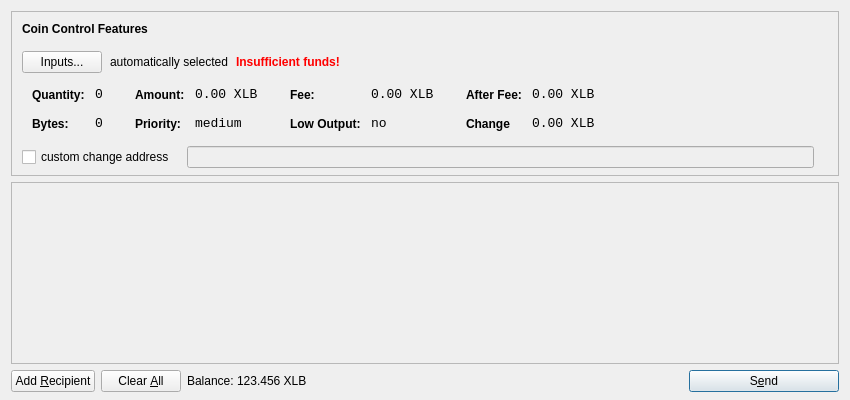
<?xml version="1.0" encoding="UTF-8"?>
<ui version="4.0">
 <class>SendCoinsDialog</class>
 <widget class="QDialog" name="SendCoinsDialog">
  <property name="geometry">
   <rect>
    <x>0</x>
    <y>0</y>
    <width>850</width>
    <height>400</height>
   </rect>
  </property>
  <property name="windowTitle">
   <string>Send Coins</string>
  </property>
  <layout class="QVBoxLayout" name="verticalLayout" stretch="0,1,0">
   <property name="bottomMargin">
    <number>8</number>
   </property>
   <item>
    <widget class="QFrame" name="frameCoinControl">
     <property name="sizePolicy">
      <sizepolicy hsizetype="Expanding" vsizetype="Expanding">
       <horstretch>0</horstretch>
       <verstretch>0</verstretch>
      </sizepolicy>
     </property>
     <property name="maximumSize">
      <size>
       <width>16777215</width>
       <height>16777215</height>
      </size>
     </property>
     <property name="frameShape">
      <enum>QFrame::StyledPanel</enum>
     </property>
     <property name="frameShadow">
      <enum>QFrame::Sunken</enum>
     </property>
     <layout class="QVBoxLayout" name="verticalLayoutCoinControl2">
      <property name="spacing">
       <number>-1</number>
      </property>
      <property name="leftMargin">
       <number>0</number>
      </property>
      <property name="topMargin">
       <number>0</number>
      </property>
      <property name="rightMargin">
       <number>0</number>
      </property>
      <property name="bottomMargin">
       <number>6</number>
      </property>
      <item>
       <layout class="QVBoxLayout" name="verticalLayoutCoinControl" stretch="0,0,0,0,1">
        <property name="spacing">
         <number>0</number>
        </property>
        <property name="leftMargin">
         <number>10</number>
        </property>
        <property name="topMargin">
         <number>10</number>
        </property>
        <item>
         <layout class="QHBoxLayout" name="horizontalLayoutCoinControl1">
          <property name="bottomMargin">
           <number>15</number>
          </property>
          <item>
           <widget class="QLabel" name="labelCoinControlFeatures">
            <property name="sizePolicy">
             <sizepolicy hsizetype="Preferred" vsizetype="Maximum">
              <horstretch>0</horstretch>
              <verstretch>0</verstretch>
             </sizepolicy>
            </property>
            <property name="font">
             <font>
              <weight>75</weight>
              <bold>true</bold>
             </font>
            </property>
            <property name="styleSheet">
             <string notr="true">font-weight:bold;</string>
            </property>
            <property name="text">
             <string>Coin Control Features</string>
            </property>
           </widget>
          </item>
         </layout>
        </item>
        <item>
         <layout class="QHBoxLayout" name="horizontalLayoutCoinControl2" stretch="0,0,0,0">
          <property name="spacing">
           <number>8</number>
          </property>
          <property name="bottomMargin">
           <number>10</number>
          </property>
          <item>
           <widget class="QPushButton" name="pushButtonCoinControl">
            <property name="styleSheet">
             <string notr="true"/>
            </property>
            <property name="text">
             <string>Inputs...</string>
            </property>
           </widget>
          </item>
          <item>
           <widget class="QLabel" name="labelCoinControlAutomaticallySelected">
            <property name="text">
             <string>automatically selected</string>
            </property>
            <property name="margin">
             <number>5</number>
            </property>
           </widget>
          </item>
          <item>
           <widget class="QLabel" name="labelCoinControlInsuffFunds">
            <property name="font">
             <font>
              <weight>75</weight>
              <bold>true</bold>
             </font>
            </property>
            <property name="styleSheet">
             <string notr="true">color:red;font-weight:bold;</string>
            </property>
            <property name="text">
             <string>Insufficient funds!</string>
            </property>
            <property name="margin">
             <number>5</number>
            </property>
           </widget>
          </item>
          <item>
           <spacer name="horizontalSpacerCoinControl">
            <property name="orientation">
             <enum>Qt::Horizontal</enum>
            </property>
            <property name="sizeHint" stdset="0">
             <size>
              <width>40</width>
              <height>1</height>
             </size>
            </property>
           </spacer>
          </item>
         </layout>
        </item>
        <item>
         <widget class="QWidget" name="widgetCoinControl" native="true">
          <property name="sizePolicy">
           <sizepolicy hsizetype="Preferred" vsizetype="Preferred">
            <horstretch>0</horstretch>
            <verstretch>0</verstretch>
           </sizepolicy>
          </property>
          <property name="minimumSize">
           <size>
            <width>0</width>
            <height>0</height>
           </size>
          </property>
          <property name="styleSheet">
           <string notr="true"/>
          </property>
          <layout class="QHBoxLayout" name="horizontalLayoutCoinControl5">
           <property name="margin">
            <number>0</number>
           </property>
           <item>
            <layout class="QHBoxLayout" name="horizontalLayoutCoinControl3" stretch="0,0,0,1">
             <property name="spacing">
              <number>20</number>
             </property>
             <property name="topMargin">
              <number>0</number>
             </property>
             <property name="bottomMargin">
              <number>10</number>
             </property>
             <item>
              <layout class="QFormLayout" name="formLayoutCoinControl1">
               <property name="horizontalSpacing">
                <number>10</number>
               </property>
               <property name="verticalSpacing">
                <number>14</number>
               </property>
               <property name="leftMargin">
                <number>10</number>
               </property>
               <property name="topMargin">
                <number>4</number>
               </property>
               <property name="rightMargin">
                <number>6</number>
               </property>
               <item row="0" column="0">
                <widget class="QLabel" name="labelCoinControlQuantityText">
                 <property name="styleSheet">
                  <string notr="true">font-weight:bold;</string>
                 </property>
                 <property name="text">
                  <string>Quantity:</string>
                 </property>
                 <property name="margin">
                  <number>0</number>
                 </property>
                </widget>
               </item>
               <item row="0" column="1">
                <widget class="QLabel" name="labelCoinControlQuantity">
                 <property name="font">
                  <font>
                   <family>Monospace</family>
                   <pointsize>10</pointsize>
                  </font>
                 </property>
                 <property name="cursor">
                  <cursorShape>IBeamCursor</cursorShape>
                 </property>
                 <property name="contextMenuPolicy">
                  <enum>Qt::ActionsContextMenu</enum>
                 </property>
                 <property name="text">
                  <string>0</string>
                 </property>
                 <property name="margin">
                  <number>0</number>
                 </property>
                 <property name="textInteractionFlags">
                  <set>Qt::LinksAccessibleByMouse|Qt::TextSelectableByKeyboard|Qt::TextSelectableByMouse</set>
                 </property>
                </widget>
               </item>
               <item row="1" column="0">
                <widget class="QLabel" name="labelCoinControlBytesText">
                 <property name="styleSheet">
                  <string notr="true">font-weight:bold;</string>
                 </property>
                 <property name="text">
                  <string>Bytes:</string>
                 </property>
                </widget>
               </item>
               <item row="1" column="1">
                <widget class="QLabel" name="labelCoinControlBytes">
                 <property name="font">
                  <font>
                   <family>Monospace</family>
                   <pointsize>10</pointsize>
                  </font>
                 </property>
                 <property name="cursor">
                  <cursorShape>IBeamCursor</cursorShape>
                 </property>
                 <property name="contextMenuPolicy">
                  <enum>Qt::ActionsContextMenu</enum>
                 </property>
                 <property name="text">
                  <string>0</string>
                 </property>
                 <property name="textInteractionFlags">
                  <set>Qt::LinksAccessibleByMouse|Qt::TextSelectableByKeyboard|Qt::TextSelectableByMouse</set>
                 </property>
                </widget>
               </item>
              </layout>
             </item>
             <item>
              <layout class="QFormLayout" name="formLayoutCoinControl2">
               <property name="horizontalSpacing">
                <number>10</number>
               </property>
               <property name="verticalSpacing">
                <number>14</number>
               </property>
               <property name="leftMargin">
                <number>6</number>
               </property>
               <property name="topMargin">
                <number>4</number>
               </property>
               <property name="rightMargin">
                <number>6</number>
               </property>
               <item row="0" column="0">
                <widget class="QLabel" name="labelCoinControlAmountText">
                 <property name="styleSheet">
                  <string notr="true">font-weight:bold;</string>
                 </property>
                 <property name="text">
                  <string>Amount:</string>
                 </property>
                 <property name="margin">
                  <number>0</number>
                 </property>
                </widget>
               </item>
               <item row="0" column="1">
                <widget class="QLabel" name="labelCoinControlAmount">
                 <property name="font">
                  <font>
                   <family>Monospace</family>
                   <pointsize>10</pointsize>
                  </font>
                 </property>
                 <property name="cursor">
                  <cursorShape>IBeamCursor</cursorShape>
                 </property>
                 <property name="contextMenuPolicy">
                  <enum>Qt::ActionsContextMenu</enum>
                 </property>
                 <property name="text">
                  <string>0.00 XLB</string>
                 </property>
                 <property name="textInteractionFlags">
                  <set>Qt::LinksAccessibleByMouse|Qt::TextSelectableByKeyboard|Qt::TextSelectableByMouse</set>
                 </property>
                </widget>
               </item>
               <item row="1" column="0">
                <widget class="QLabel" name="labelCoinControlPriorityText">
                 <property name="styleSheet">
                  <string notr="true">font-weight:bold;</string>
                 </property>
                 <property name="text">
                  <string>Priority:</string>
                 </property>
                </widget>
               </item>
               <item row="1" column="1">
                <widget class="QLabel" name="labelCoinControlPriority">
                 <property name="font">
                  <font>
                   <family>Monospace</family>
                   <pointsize>10</pointsize>
                  </font>
                 </property>
                 <property name="cursor">
                  <cursorShape>IBeamCursor</cursorShape>
                 </property>
                 <property name="contextMenuPolicy">
                  <enum>Qt::ActionsContextMenu</enum>
                 </property>
                 <property name="text">
                  <string>medium</string>
                 </property>
                 <property name="textInteractionFlags">
                  <set>Qt::LinksAccessibleByMouse|Qt::TextSelectableByKeyboard|Qt::TextSelectableByMouse</set>
                 </property>
                </widget>
               </item>
              </layout>
             </item>
             <item>
              <layout class="QFormLayout" name="formLayoutCoinControl3">
               <property name="horizontalSpacing">
                <number>10</number>
               </property>
               <property name="verticalSpacing">
                <number>14</number>
               </property>
               <property name="leftMargin">
                <number>6</number>
               </property>
               <property name="topMargin">
                <number>4</number>
               </property>
               <property name="rightMargin">
                <number>6</number>
               </property>
               <item row="0" column="0">
                <widget class="QLabel" name="labelCoinControlFeeText">
                 <property name="styleSheet">
                  <string notr="true">font-weight:bold;</string>
                 </property>
                 <property name="text">
                  <string>Fee:</string>
                 </property>
                 <property name="margin">
                  <number>0</number>
                 </property>
                </widget>
               </item>
               <item row="0" column="1">
                <widget class="QLabel" name="labelCoinControlFee">
                 <property name="font">
                  <font>
                   <family>Monospace</family>
                   <pointsize>10</pointsize>
                  </font>
                 </property>
                 <property name="cursor">
                  <cursorShape>IBeamCursor</cursorShape>
                 </property>
                 <property name="contextMenuPolicy">
                  <enum>Qt::ActionsContextMenu</enum>
                 </property>
                 <property name="text">
                  <string>0.00 XLB</string>
                 </property>
                 <property name="textInteractionFlags">
                  <set>Qt::LinksAccessibleByMouse|Qt::TextSelectableByKeyboard|Qt::TextSelectableByMouse</set>
                 </property>
                </widget>
               </item>
               <item row="1" column="0">
                <widget class="QLabel" name="labelCoinControlLowOutputText">
                 <property name="styleSheet">
                  <string notr="true">font-weight:bold;</string>
                 </property>
                 <property name="text">
                  <string>Low Output:</string>
                 </property>
                </widget>
               </item>
               <item row="1" column="1">
                <widget class="QLabel" name="labelCoinControlLowOutput">
                 <property name="font">
                  <font>
                   <family>Monospace</family>
                   <pointsize>10</pointsize>
                  </font>
                 </property>
                 <property name="cursor">
                  <cursorShape>IBeamCursor</cursorShape>
                 </property>
                 <property name="contextMenuPolicy">
                  <enum>Qt::ActionsContextMenu</enum>
                 </property>
                 <property name="text">
                  <string>no</string>
                 </property>
                 <property name="textInteractionFlags">
                  <set>Qt::LinksAccessibleByMouse|Qt::TextSelectableByKeyboard|Qt::TextSelectableByMouse</set>
                 </property>
                </widget>
               </item>
              </layout>
             </item>
             <item>
              <layout class="QFormLayout" name="formLayoutCoinControl4">
               <property name="horizontalSpacing">
                <number>10</number>
               </property>
               <property name="verticalSpacing">
                <number>14</number>
               </property>
               <property name="leftMargin">
                <number>6</number>
               </property>
               <property name="topMargin">
                <number>4</number>
               </property>
               <property name="rightMargin">
                <number>6</number>
               </property>
               <item row="0" column="0">
                <widget class="QLabel" name="labelCoinControlAfterFeeText">
                 <property name="styleSheet">
                  <string notr="true">font-weight:bold;</string>
                 </property>
                 <property name="text">
                  <string>After Fee:</string>
                 </property>
                 <property name="margin">
                  <number>0</number>
                 </property>
                </widget>
               </item>
               <item row="0" column="1">
                <widget class="QLabel" name="labelCoinControlAfterFee">
                 <property name="font">
                  <font>
                   <family>Monospace</family>
                   <pointsize>10</pointsize>
                  </font>
                 </property>
                 <property name="cursor">
                  <cursorShape>IBeamCursor</cursorShape>
                 </property>
                 <property name="contextMenuPolicy">
                  <enum>Qt::ActionsContextMenu</enum>
                 </property>
                 <property name="text">
                  <string>0.00 XLB</string>
                 </property>
                 <property name="textInteractionFlags">
                  <set>Qt::LinksAccessibleByMouse|Qt::TextSelectableByKeyboard|Qt::TextSelectableByMouse</set>
                 </property>
                </widget>
               </item>
               <item row="1" column="0">
                <widget class="QLabel" name="labelCoinControlChangeText">
                 <property name="styleSheet">
                  <string notr="true">font-weight:bold;</string>
                 </property>
                 <property name="text">
                  <string>Change</string>
                 </property>
                </widget>
               </item>
               <item row="1" column="1">
                <widget class="QLabel" name="labelCoinControlChange">
                 <property name="font">
                  <font>
                   <family>Monospace</family>
                   <pointsize>10</pointsize>
                  </font>
                 </property>
                 <property name="cursor">
                  <cursorShape>IBeamCursor</cursorShape>
                 </property>
                 <property name="contextMenuPolicy">
                  <enum>Qt::ActionsContextMenu</enum>
                 </property>
                 <property name="text">
                  <string>0.00 XLB</string>
                 </property>
                 <property name="textInteractionFlags">
                  <set>Qt::LinksAccessibleByMouse|Qt::TextSelectableByKeyboard|Qt::TextSelectableByMouse</set>
                 </property>
                </widget>
               </item>
              </layout>
             </item>
            </layout>
           </item>
          </layout>
         </widget>
        </item>
        <item>
         <layout class="QHBoxLayout" name="horizontalLayoutCoinControl4" stretch="0,0,0">
          <property name="spacing">
           <number>12</number>
          </property>
          <property name="sizeConstraint">
           <enum>QLayout::SetDefaultConstraint</enum>
          </property>
          <property name="topMargin">
           <number>5</number>
          </property>
          <property name="rightMargin">
           <number>5</number>
          </property>
          <item>
           <widget class="QCheckBox" name="checkBoxCoinControlChange">
            <property name="text">
             <string>custom change address</string>
            </property>
           </widget>
          </item>
          <item>
           <widget class="QLineEdit" name="lineEditCoinControlChange">
            <property name="enabled">
             <bool>false</bool>
            </property>
            <property name="sizePolicy">
             <sizepolicy hsizetype="Expanding" vsizetype="Fixed">
              <horstretch>0</horstretch>
              <verstretch>0</verstretch>
             </sizepolicy>
            </property>
           </widget>
          </item>
          <item>
           <widget class="QLabel" name="labelCoinControlChangeLabel">
            <property name="sizePolicy">
             <sizepolicy hsizetype="Preferred" vsizetype="Expanding">
              <horstretch>0</horstretch>
              <verstretch>0</verstretch>
             </sizepolicy>
            </property>
            <property name="minimumSize">
             <size>
              <width>0</width>
              <height>0</height>
             </size>
            </property>
            <property name="text">
             <string/>
            </property>
            <property name="margin">
             <number>3</number>
            </property>
           </widget>
          </item>
         </layout>
        </item>
        <item>
         <spacer name="verticalSpacerCoinControl">
          <property name="orientation">
           <enum>Qt::Vertical</enum>
          </property>
          <property name="sizeHint" stdset="0">
           <size>
            <width>800</width>
            <height>1</height>
           </size>
          </property>
         </spacer>
        </item>
       </layout>
      </item>
     </layout>
    </widget>
   </item>
   <item>
    <widget class="QScrollArea" name="scrollArea">
     <property name="widgetResizable">
      <bool>true</bool>
     </property>
     <widget class="QWidget" name="scrollAreaWidgetContents">
      <property name="geometry">
       <rect>
        <x>0</x>
        <y>0</y>
        <width>830</width>
        <height>165</height>
       </rect>
      </property>
      <layout class="QVBoxLayout" name="verticalLayout_2">
       <property name="margin">
        <number>0</number>
       </property>
       <item>
        <layout class="QVBoxLayout" name="entries">
         <property name="spacing">
          <number>6</number>
         </property>
        </layout>
       </item>
       <item>
        <spacer name="verticalSpacer">
         <property name="orientation">
          <enum>Qt::Vertical</enum>
         </property>
         <property name="sizeHint" stdset="0">
          <size>
           <width>20</width>
           <height>40</height>
          </size>
         </property>
        </spacer>
       </item>
      </layout>
     </widget>
    </widget>
   </item>
   <item>
    <layout class="QHBoxLayout" name="horizontalLayout">
     <item>
      <widget class="QPushButton" name="addButton">
       <property name="toolTip">
        <string>Send to multiple recipients at once</string>
       </property>
       <property name="text">
        <string>Add &amp;Recipient</string>
       </property>
       <property name="icon">
        <iconset resource="../bitcoin.qrc">
         <normaloff>:/icons/add</normaloff>:/icons/add</iconset>
       </property>
       <property name="autoDefault">
        <bool>false</bool>
       </property>
      </widget>
     </item>
     <item>
      <widget class="QPushButton" name="clearButton">
       <property name="sizePolicy">
        <sizepolicy hsizetype="Minimum" vsizetype="Fixed">
         <horstretch>0</horstretch>
         <verstretch>0</verstretch>
        </sizepolicy>
       </property>
       <property name="toolTip">
        <string>Remove all transaction fields</string>
       </property>
       <property name="text">
        <string>Clear &amp;All</string>
       </property>
       <property name="icon">
        <iconset resource="../bitcoin.qrc">
         <normaloff>:/icons/remove</normaloff>:/icons/remove</iconset>
       </property>
       <property name="autoRepeatDelay">
        <number>300</number>
       </property>
       <property name="autoDefault">
        <bool>false</bool>
       </property>
      </widget>
     </item>
     <item>
      <layout class="QHBoxLayout" name="horizontalLayout_2">
       <property name="spacing">
        <number>3</number>
       </property>
       <item>
        <widget class="QLabel" name="label">
         <property name="sizePolicy">
          <sizepolicy hsizetype="Preferred" vsizetype="Fixed">
           <horstretch>0</horstretch>
           <verstretch>0</verstretch>
          </sizepolicy>
         </property>
         <property name="text">
          <string>Balance:</string>
         </property>
        </widget>
       </item>
       <item>
        <widget class="QLabel" name="labelBalance">
         <property name="sizePolicy">
          <sizepolicy hsizetype="Preferred" vsizetype="Fixed">
           <horstretch>0</horstretch>
           <verstretch>0</verstretch>
          </sizepolicy>
         </property>
         <property name="cursor">
          <cursorShape>IBeamCursor</cursorShape>
         </property>
         <property name="text">
          <string>123.456 XLB</string>
         </property>
         <property name="textInteractionFlags">
          <set>Qt::LinksAccessibleByMouse|Qt::TextSelectableByKeyboard|Qt::TextSelectableByMouse</set>
         </property>
        </widget>
       </item>
      </layout>
     </item>
     <item>
      <spacer name="horizontalSpacer">
       <property name="orientation">
        <enum>Qt::Horizontal</enum>
       </property>
       <property name="sizeHint" stdset="0">
        <size>
         <width>40</width>
         <height>20</height>
        </size>
       </property>
      </spacer>
     </item>
     <item>
      <widget class="QPushButton" name="sendButton">
       <property name="minimumSize">
        <size>
         <width>150</width>
         <height>0</height>
        </size>
       </property>
       <property name="toolTip">
        <string>Confirm the send action</string>
       </property>
       <property name="text">
        <string>S&amp;end</string>
       </property>
       <property name="icon">
        <iconset resource="../bitcoin.qrc">
         <normaloff>:/icons/send</normaloff>:/icons/send</iconset>
       </property>
       <property name="default">
        <bool>true</bool>
       </property>
      </widget>
     </item>
    </layout>
   </item>
  </layout>
 </widget>
 <resources>
  <include location="../bitcoin.qrc"/>
 </resources>
 <connections/>
</ui>
